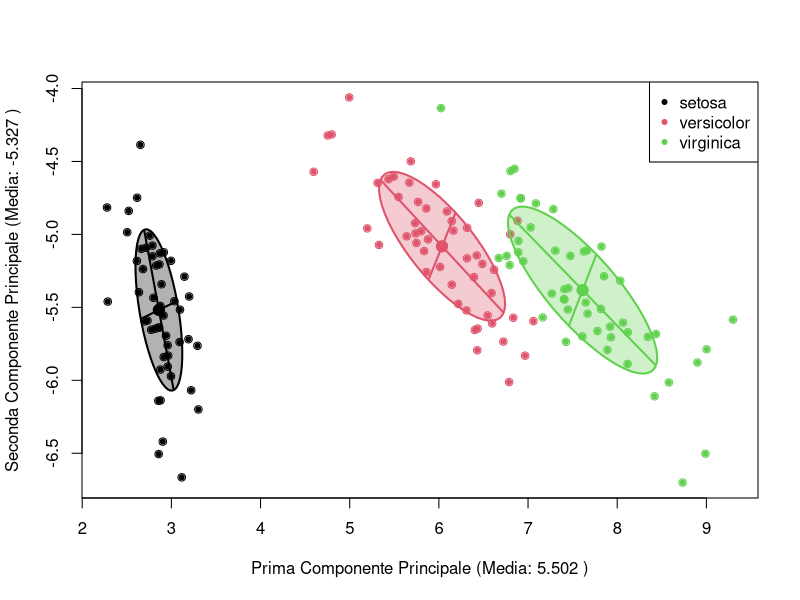
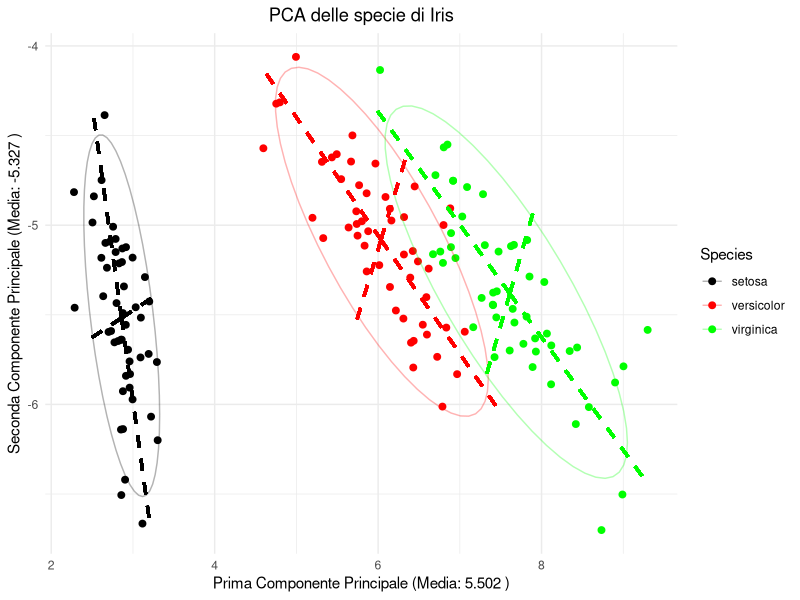

R code for these plots, in order:
## ---- chunk 1
library(car)
library(ggplot2)
library(GGally)
## ---- chunk 2
data("iris")
matrice_iris <- as.matrix(iris[, 1:4])

medie <- apply(matrice_iris, 2, mean)

mat_centrata <- sweep(matrice_iris, 2, medie)

mat_var_cov <- (1/(nrow(matrice_iris)-1)) * t(mat_centrata) %*% mat_centrata

sd <- sqrt(diag(mat_var_cov))

mat_sd <- diag(1/sd)

corr <- mat_sd %*% mat_var_cov %*% mat_sd

corr

var(matrice_iris)
mat_var_cov

auto <- eigen(var(matrice_iris))
primo <- auto$values[1]
primovect <- auto$vectors[, 1]
y_1 <- matrice_iris %*% primovect
var(matrice_iris %*% primovect)
y_2 <- matrice_iris %*% auto$vectors[, 2]

media_prima <- mean(y_1)
media_seconda <- mean(y_2)
## ---- chunk 3

plot(y_1, y_2, col = c(as.numeric(as.factor(iris$Species))), pch = 20, 
      xlab = paste("Prima Componente Principale (Media:", round(media_prima, 3), ")"), 
      ylab = paste("Seconda Componente Principale (Media:", round(media_seconda, 3), ")"))

legend("topright", legend = levels(iris$Species), col = 1:3, pch = 20)

drawEllipseWithFullAxes <- function(x, y, col, level = 0.5) {
  
  dataEllipse(x, y, levels = level, add = TRUE, col = col, fill = TRUE)
  
  cov_matrix <- cov(cbind(x, y))
  
  eig <- eigen(cov_matrix)
  
  center <- c(mean(x), mean(y))
  
  radii <- sqrt(qchisq(level, df = 2)) * sqrt(eig$values)
  
  segments(center[1], center[2], 
           center[1] + radii[1] * eig$vectors[1, 1], 
           center[2] + radii[1] * eig$vectors[2, 1], 
           col = col, lwd = 2, lty = 1)  # Asse principale

  segments(center[1], center[2], 
           center[1] - radii[1] * eig$vectors[1, 1], 
           center[2] - radii[1] * eig$vectors[2, 1], 
           col = col, lwd = 2, lty = 1)  # Asse principale in direzione opposta

  segments(center[1], center[2], 
           center[1] + radii[2] * eig$vectors[1, 2], 
           center[2] + radii[2] * eig$vectors[2, 2], 
           col = col, lwd = 2, lty = 1)  # Asse secondario

  segments(center[1], center[2], 
           center[1] - radii[2] * eig$vectors[1, 2], 
           center[2] - radii[2] * eig$vectors[2, 2], 
           col = col, lwd = 2, lty = 1)  # Asse secondario in direzione opposta
}

drawEllipseWithFullAxes(y_1[iris$Species == "setosa"], y_2[iris$Species == "setosa"], col = 1)

drawEllipseWithFullAxes(y_1[iris$Species == "versicolor"], y_2[iris$Species == "versicolor"], col = 2)
drawEllipseWithFullAxes(y_1[iris$Species == "virginica"], y_2[iris$Species == "virginica"], col = 3)
## ---- chunk 4
df_pca <- data.frame(
  PC1 = y_1,
  PC2 = y_2,
  Species = iris$Species
)

p <- ggplot(df_pca, aes(x = PC1, y = PC2, color = Species)) +
  geom_point(size = 2) +
  stat_ellipse(aes(fill = Species), level = 0.95, alpha = 0.3, linetype = "solid") +
  theme_minimal() +
  scale_fill_manual(values = c("setosa" = "black", "versicolor" = "red", "virginica" = "green")) +  # Colori delle ellissi
  scale_color_manual(values = c("setosa" = "black", "versicolor" = "red", "virginica" = "green")) +  
  labs(x = paste("Prima Componente Principale (Media:", round(mean(y_1), 3), ")"),
       y = paste("Seconda Componente Principale (Media:", round(mean(y_2), 3), ")"),
       title = "PCA delle specie di Iris") +
  theme(plot.title = element_text(hjust = 0.5))

# Assi delle ellissi
drawEllipseAxes <- function(data, color) {
  cov_matrix <- cov(cbind(data$PC1, data$PC2))
  eig <- eigen(cov_matrix)
  center <- colMeans(data[, c("PC1", "PC2")])
  radii <- sqrt(qchisq(0.95, df = 2)) * sqrt(eig$values)

  # Asse principale
  p <- p + geom_segment(aes(x = center[1], y = center[2],
                             xend = center[1] + radii[1] * eig$vectors[1, 1],
                             yend = center[2] + radii[1] * eig$vectors[2, 1]),
                        color = color, linetype = "dashed", size = 1)

  p <- p + geom_segment(aes(x = center[1], y = center[2],
                             xend = center[1] - radii[1] * eig$vectors[1, 1],
                             yend = center[2] - radii[1] * eig$vectors[2, 1]),
                        color = color, linetype = "dashed", size = 1)

  # Asse secondario
  p <- p + geom_segment(aes(x = center[1], y = center[2],
                             xend = center[1] + radii[2] * eig$vectors[1, 2],
                             yend = center[2] + radii[2] * eig$vectors[2, 2]),
                        color = color, linetype = "dashed", size = 1)

  p <- p + geom_segment(aes(x = center[1], y = center[2],
                             xend = center[1] - radii[2] * eig$vectors[1, 2],
                             yend = center[2] - radii[2] * eig$vectors[2, 2]),
                        color = color, linetype = "dashed", size = 1)

  return(p)
}


p <- drawEllipseAxes(df_pca[df_pca$Species == "setosa", ], "black")
p <- drawEllipseAxes(df_pca[df_pca$Species == "versicolor", ], "red")
p <- drawEllipseAxes(df_pca[df_pca$Species == "virginica", ], "green")

p

